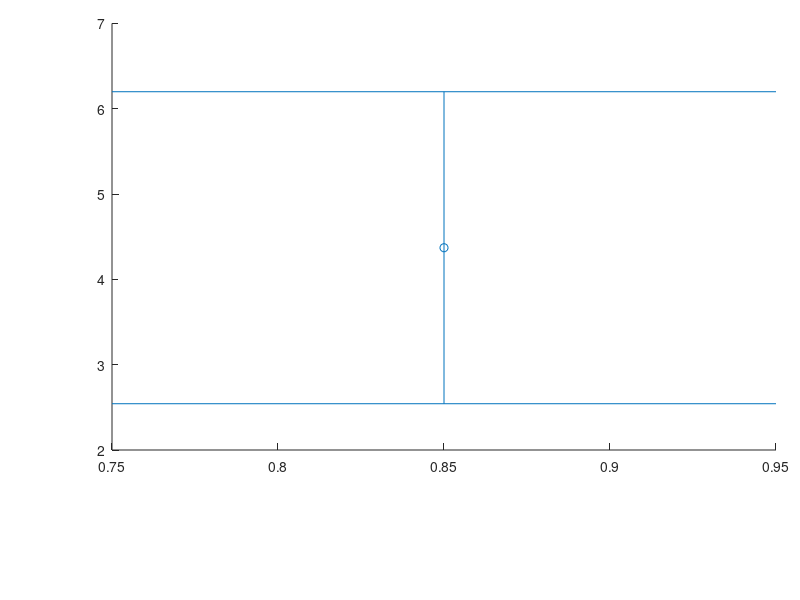

The MATLAB script that drew this image: (Note: this script raises an error after producing the figure.)
clear
clc
close all

load('Data_StatisticalResults.mat')

fg_100 = figure();
set(fg_100,'units','inches','position',[5,5,2.15,2]);
ax_acv = axes(fg_100, 'Position', [0.14 0.25 0.83 0.711]);
hold(ax_acv, 'on')

mean_allmice_art = mean([data.set0502.art.meanFlowV, data.set0508.art.meanFlowV, data.set0511.art.meanFlowV]);
STD_allmice_art = std([data.set0502.art.meanFlowV, data.set0508.art.meanFlowV, data.set0511.art.meanFlowV]);

pt_art = [data.set0502.art.meanFlowV, data.set0508.art.meanFlowV, data.set0511.art.meanFlowV, mean_allmice_art];
STD_art = [data.set0502.art.flowVSTD, data.set0508.art.flowVSTD, data.set0511.art.flowVSTD, STD_allmice_art];
errorbar(ax_acv, 0.85, pt_art(1), STD_art(1), 'o', 'MarkerFaceColor','r','MarkerEdgeColor','r','Color','r')
errorbar(ax_acv, 0.95, pt_art(2), STD_art(2), 'd', 'MarkerFaceColor','g','MarkerEdgeColor','g','Color','g')
errorbar(ax_acv, 1.05, pt_art(3), STD_art(3), '^', 'MarkerFaceColor','b','MarkerEdgeColor','b','Color','b')
errorbar(ax_acv, 1.15, pt_art(4), STD_art(4), 's', 'MarkerFaceColor','k','MarkerEdgeColor','k','Color','k')

mean_allmice_cap = mean([data.set0502.cap.meanFlowV, data.set0508.cap.meanFlowV, data.set0511.cap.meanFlowV]);
STD_allmice_cap = std([data.set0502.cap.meanFlowV, data.set0508.cap.meanFlowV, data.set0511.cap.meanFlowV]);

pt_cap = [data.set0502.cap.meanFlowV, data.set0508.cap.meanFlowV, data.set0511.cap.meanFlowV, mean_allmice_cap];
STD_cap = [data.set0502.cap.flowVSTD, data.set0508.cap.flowVSTD, data.set0511.cap.flowVSTD, STD_allmice_cap];
errorbar(ax_acv, 1.85, pt_cap(1), STD_cap(1), 'o', 'MarkerFaceColor','r','MarkerEdgeColor','r','Color','r')
errorbar(ax_acv, 1.95, pt_cap(2), STD_cap(2), 'd', 'MarkerFaceColor','g','MarkerEdgeColor','g','Color','g')
errorbar(ax_acv, 2.05, pt_cap(3), STD_cap(3), '^', 'MarkerFaceColor','b','MarkerEdgeColor','b','Color','b')
errorbar(ax_acv, 2.15, pt_cap(4), STD_cap(4), 's', 'MarkerFaceColor','k','MarkerEdgeColor','k','Color','k')

mean_allmice_vein = mean([data.set0502.vein.meanFlowV, data.set0508.vein.meanFlowV, data.set0511.vein.meanFlowV]);
STD_allmice_vein = std([data.set0502.vein.meanFlowV, data.set0508.vein.meanFlowV, data.set0511.vein.meanFlowV]);

pt_vein = [data.set0502.vein.meanFlowV, data.set0508.vein.meanFlowV, data.set0511.vein.meanFlowV, mean_allmice_vein];
STD_vein = [data.set0502.vein.flowVSTD, data.set0508.vein.flowVSTD, data.set0511.vein.flowVSTD, STD_allmice_vein];
errorbar(ax_acv, 2.85, pt_vein(1), STD_vein(1), 'o', 'MarkerFaceColor','r','MarkerEdgeColor','r','Color','r')
errorbar(ax_acv, 2.95, pt_vein(2), STD_vein(2), 'd', 'MarkerFaceColor','g','MarkerEdgeColor','g','Color','g')
errorbar(ax_acv, 3.05, pt_vein(3), STD_vein(3), '^', 'MarkerFaceColor','b','MarkerEdgeColor','b','Color','b')
errorbar(ax_acv, 3.15, pt_vein(4), STD_vein(4), 's', 'MarkerFaceColor','k','MarkerEdgeColor','k','Color','k')

h_legend = legend(ax_acv, 'Mouse #1', 'Mouse #2', 'Mouse #3','Average across mice');
set(h_legend,'position',[0.40 0.58 0.46 0.25],'Fontname','Calibri','FontSize',8,'Box','off');
xticks(ax_acv, [1,2,3]);
xticklabels(ax_acv, {'Arterioles', 'Capillaries', 'Venules'})
set(ax_acv,'Fontname','Calibri','FontSize',9);
h_ylabel = ylabel(ax_acv, 'Center-line flow velocity (mm/s)');
set(h_ylabel,'Fontname','Calibri','FontSize',9,'position',[0.55 5 -1.0000]);
xlim(ax_acv, [0.75, 3.25]);
ylim(ax_acv, [-1, 12]);
print(fg_100,'-dtiffn','-r600','Fig7_a.tiff'); 




%%%
%%- branching order (flow velocity) boxplot
pt_cap_art = [];
pt_cap_vein = [];
ptSTD_cap_art = [];
ptSTD_cap_vein = [];
O = [];


for ordr = 1:4
    %- from arteriol side
    flowV_art = [mean(abs(data.set0502.table(data.set0502.table(:,4) == 2 & data.set0502.table(:,5) == ordr, 2))),...
        mean(abs(data.set0508.table(data.set0508.table(:,4) == 2 & data.set0508.table(:,5) == ordr, 2))),...
        mean(abs(data.set0511.table(data.set0511.table(:,4) == 2 & data.set0511.table(:,5) == ordr, 2)))];
    flowVSTD_art = [std(abs(data.set0502.table(data.set0502.table(:,4) == 2 & data.set0502.table(:,5) == ordr, 2))),...
    std(abs(data.set0508.table(data.set0508.table(:,4) == 2 & data.set0508.table(:,5) == ordr, 2))),...
    std(abs(data.set0511.table(data.set0511.table(:,4) == 2 & data.set0511.table(:,5) == ordr, 2)))];
   
    flowV_art_mean_allmice = mean(flowV_art);
    flowV_art_STD_allmice = std(flowV_art);

    
    flowV_vein = [mean(abs(data.set0502.table(data.set0502.table(:,4) == 2 & data.set0502.table(:,6) == ordr, 2))),...
        mean(abs(data.set0508.table(data.set0508.table(:,4) == 2 & data.set0508.table(:,6) == ordr, 2))),...
        mean(abs(data.set0511.table(data.set0511.table(:,4) == 2 & data.set0511.table(:,6) == ordr, 2)))];
    flowVSTD_vein = [std(abs(data.set0502.table(data.set0502.table(:,4) == 2 & data.set0502.table(:,6) == ordr, 2))),...
        std(abs(data.set0508.table(data.set0508.table(:,4) == 2 & data.set0508.table(:,6) == ordr, 2))),...
        std(abs(data.set0511.table(data.set0511.table(:,4) == 2 & data.set0511.table(:,6) == ordr, 2)))];
    
    flowV_vein_mean_allmice = mean(flowV_vein);
    flowV_vein_STD_allmice = std(flowV_vein);    
    
    pt_cap_art = [pt_cap_art flowV_art flowV_art_mean_allmice];
    ptSTD_cap_art = [ptSTD_cap_art flowVSTD_art flowV_art_STD_allmice];
    pt_cap_vein = [pt_cap_vein flowV_vein flowV_vein_mean_allmice];
    ptSTD_cap_vein = [ptSTD_cap_vein flowVSTD_vein flowV_vein_STD_allmice];
    

    O = [O, ordr, ordr, ordr, ordr];  

end


fg_200 = figure();
set(fg_200,'units','inches','position',[5,5,2.15,2]);
ax_bror = axes(fg_200, 'Position', [0.14 0.25 0.83 0.711]);
hold(ax_bror, 'on');
for ordr = 1:4
    errorbar(ax_bror, ordr-0.15, pt_cap_art(4*(ordr-1)+1), ptSTD_cap_art(4*(ordr-1)+1), 'o', 'MarkerFaceColor','r','MarkerEdgeColor','r','Color','r')
    errorbar(ax_bror, ordr-0.05, pt_cap_art(4*(ordr-1)+2), ptSTD_cap_art(4*(ordr-1)+2), 'd', 'MarkerFaceColor','g','MarkerEdgeColor','g','Color','g')
    errorbar(ax_bror, ordr+0.05, pt_cap_art(4*(ordr-1)+3), ptSTD_cap_art(4*(ordr-1)+3), '^', 'MarkerFaceColor','b','MarkerEdgeColor','b','Color','b')
    errorbar(ax_bror, ordr+0.15, pt_cap_art(4*(ordr-1)+4), ptSTD_cap_art(4*(ordr-1)+4), 's', 'MarkerFaceColor','k','MarkerEdgeColor','k','Color','k')
end

xticks(ax_bror, [1,2,3,4])
xticklabels(ax_bror, {'1', '2', '3', '4'})
set(ax_bror,'Fontname','Calibri','FontSize',9);
h_ylabel = ylabel(ax_bror, 'Capillary flow velocity (mm/s)');
set(h_ylabel,'Fontname','Calibri','FontSize',9,'position',[0.2 3.5 -1.00]);
h_xlabel = xlabel({'Branching order from precapillary';'arterioles'});
set(h_xlabel,'Fontname','Calibri','FontSize',9,'position',[2.5 -2.2 -1.00]);
xlim(ax_bror, [0.5, 4.5]);
ylim(ax_bror, [-1, 8]);
print(fg_200,'-dtiffn','-r600','Fig7_b.tiff'); 



fg_300 = figure();
set(fg_300,'units','inches','position',[5,5,2.15,2]);
ax_bror2 = axes(fg_300, 'Position', [0.14 0.25 0.83 0.711]);
hold(ax_bror2, 'on');
for ordr = 1:4
    errorbar(ax_bror2, ordr-0.15, pt_cap_vein(4*(ordr-1)+1), ptSTD_cap_vein(4*(ordr-1)+1), 'o', 'MarkerFaceColor','r','MarkerEdgeColor','r','Color','r')
    errorbar(ax_bror2, ordr-0.05, pt_cap_vein(4*(ordr-1)+2), ptSTD_cap_vein(4*(ordr-1)+2), 'd', 'MarkerFaceColor','g','MarkerEdgeColor','g','Color','g')
    errorbar(ax_bror2, ordr+0.05, pt_cap_vein(4*(ordr-1)+3), ptSTD_cap_vein(4*(ordr-1)+3), '^', 'MarkerFaceColor','b','MarkerEdgeColor','b','Color','b')
    errorbar(ax_bror2, ordr+0.15, pt_cap_vein(4*(ordr-1)+4), ptSTD_cap_vein(4*(ordr-1)+4), 's', 'MarkerFaceColor','k','MarkerEdgeColor','k','Color','k')
end
xticks(ax_bror2, [1,2,3,4]);
xticklabels(ax_bror2, {'1', '2', '3', '4'});
set(ax_bror2,'Fontname','Calibri','FontSize',9);
h_ylabel = ylabel(ax_bror2, 'Capillary flow velocity (mm/s)');
set(h_ylabel,'Fontname','Calibri','FontSize',9,'position',[0.18 1.5 -1.0000]);
h_xlabel = xlabel({'Branching order from postcapillary';'venules'});
set(h_xlabel,'Fontname','Calibri','FontSize',9,'position',[2.5 -0.38 -1.0000]);
xlim(ax_bror2, [0.5, 4.5])
ylim(ax_bror2, [0,3])
print(fg_300,'-dtiffn','-r600','Fig7_c.tiff'); 



